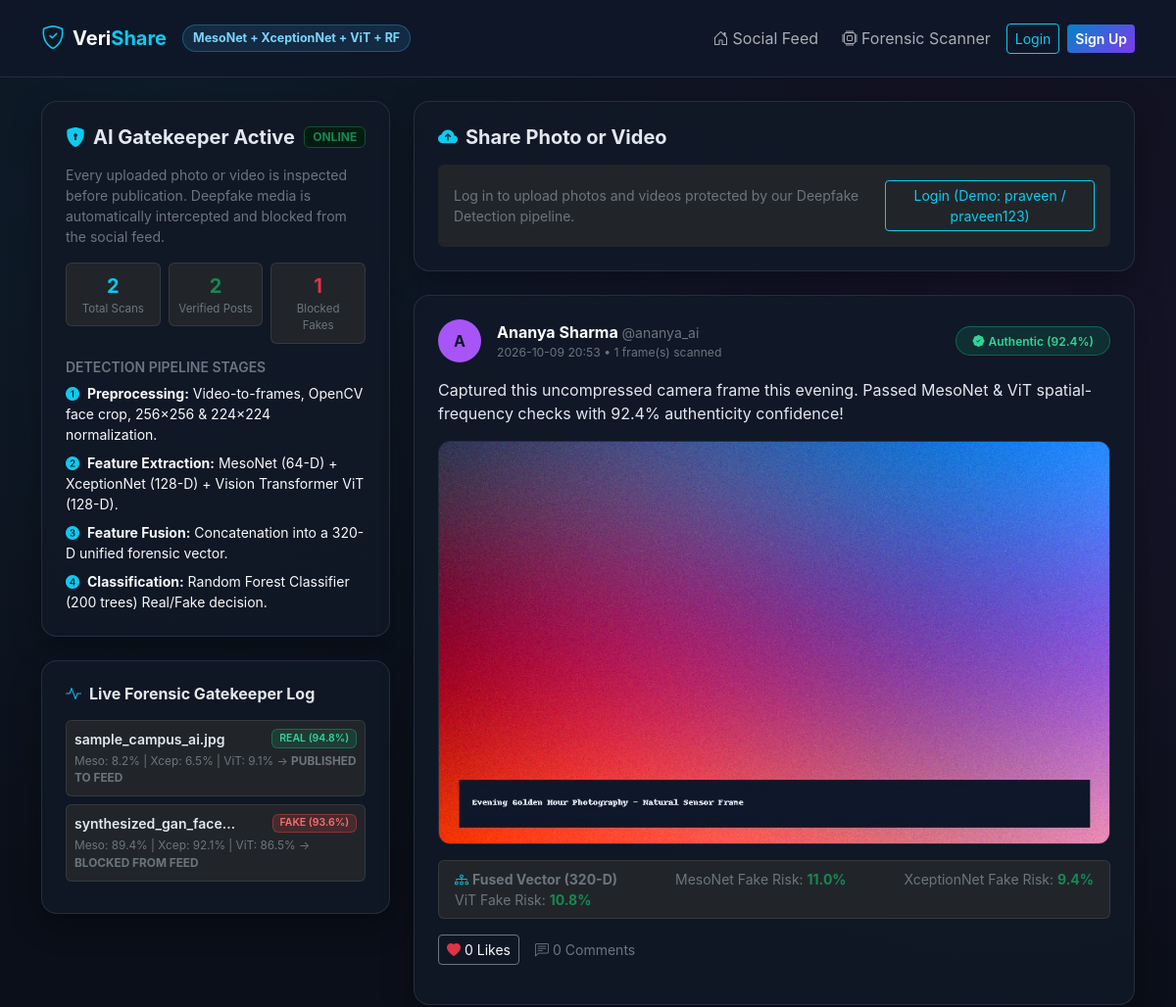
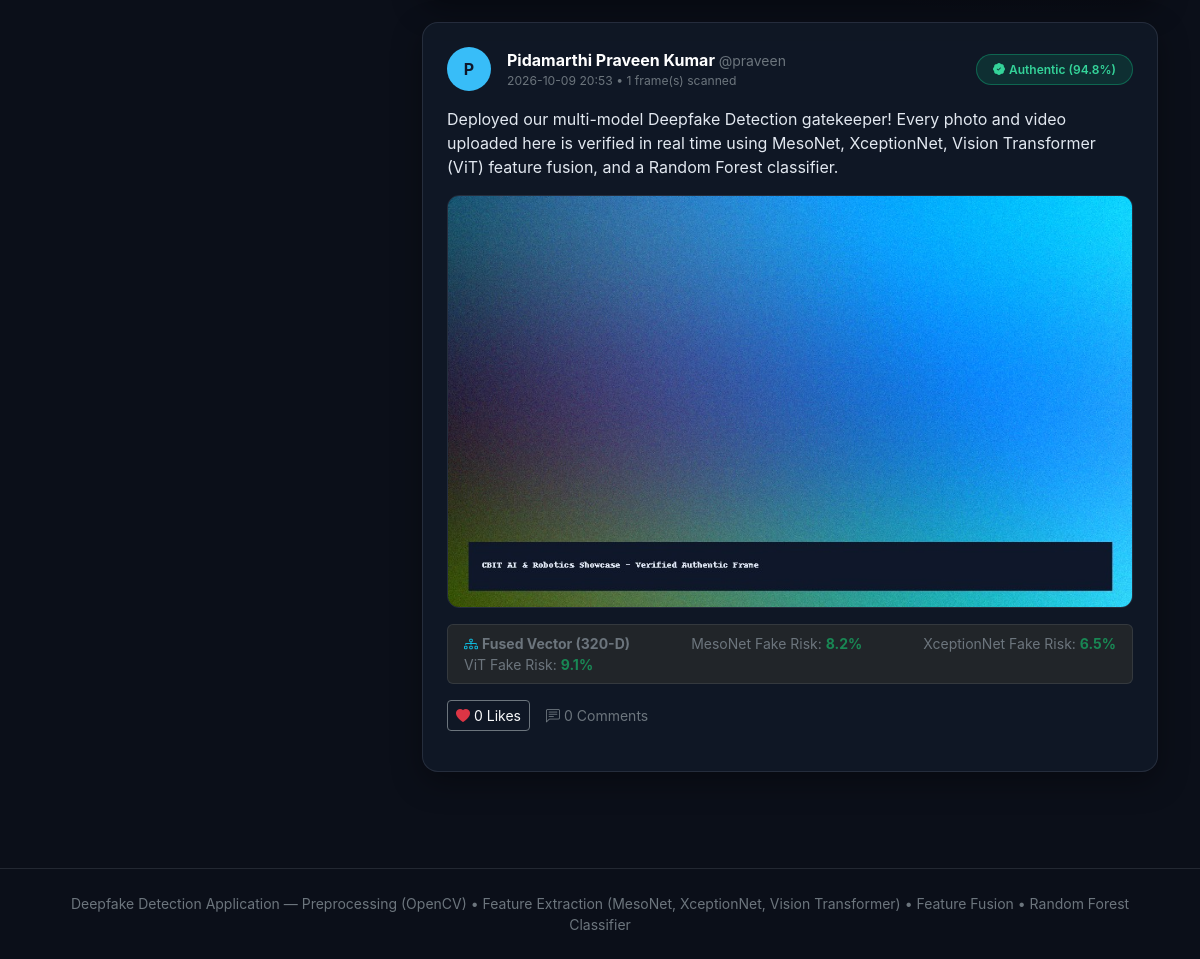
The page / on the database its author committed (2 pictures, top to bottom).
### tables this page shows
CREATE TABLE scan_logs (
            id INTEGER PRIMARY KEY AUTOINCREMENT,
            user_id INTEGER,
            filename TEXT NOT NULL,
            media_type TEXT NOT NULL,
            verdict TEXT NOT NULL,
            confidence REAL NOT NULL,
            meso_score REAL NOT NULL,
            xception_score REAL NOT NULL,
            vit_score REAL NOT NULL,
            action_taken TEXT NOT NULL,
            created_at TEXT NOT NULL
        );

CREATE TABLE posts (
            id INTEGER PRIMARY KEY AUTOINCREMENT,
            user_id INTEGER NOT NULL,
            caption TEXT NOT NULL,
            media_filename TEXT NOT NULL,
            media_type TEXT NOT NULL,
            authenticity_score REAL NOT NULL,
            meso_score REAL NOT NULL,
            xception_score REAL NOT NULL,
            vit_score REAL NOT NULL,
            frames_analyzed INTEGER DEFAULT 1,
            created_at TEXT NOT NULL,
            FOREIGN KEY (user_id) REFERENCES users (id)
        );

CREATE TABLE users (
            id INTEGER PRIMARY KEY AUTOINCREMENT,
            username TEXT UNIQUE NOT NULL,
            full_name TEXT NOT NULL,
            email TEXT UNIQUE NOT NULL,
            password_hash TEXT NOT NULL,
            bio TEXT DEFAULT 'AI & ML Enthusiast | Sharing verified authentic media.',
            avatar_color TEXT DEFAULT '#38bdf8',
            created_at TEXT NOT NULL
        );

### app.py (the view)
@app.route("/")
def index():
    db = get_db()
    posts = db.execute(
        """
        SELECT p.*, u.username, u.full_name, u.avatar_color,
               (SELECT COUNT(*) FROM likes l WHERE l.post_id = p.id) AS like_count
        FROM posts p
        JOIN users u ON p.user_id = u.id
        ORDER BY p.id DESC
        """
    ).fetchall()
    comments_by_post = {}
    for p in posts:
        c_rows = db.execute(
            """
            SELECT c.*, u.username, u.full_name
            FROM comments c
            JOIN users u ON c.user_id = u.id
            WHERE c.post_id = ?
            ORDER BY c.id ASC
            """,
            (p["id"],),
        ).fetchall()
        comments_by_post[p["id"]] = c_rows
    recent_logs = db.execute(
        "SELECT * FROM scan_logs ORDER BY id DESC LIMIT 6"
    ).fetchall()
    stats = {
        "total_posts": db.execute("SELECT COUNT(*) as c FROM posts").fetchone()["c"],
        "blocked_fakes": db.execute("SELECT COUNT(*) as c FROM scan_logs WHERE verdict = 'FAKE'").fetchone()["c"],
        "total_scans": db.execute("SELECT COUNT(*) as c FROM scan_logs").fetchone()["c"],
    }
    last_rejection = session.pop("last_rejection", None)
    return render_template(
        "index.html",
        posts=posts,
        comments_by_post=comments_by_post,
        recent_logs=recent_logs,
        stats=stats,
        last_rejection=last_rejection,
    )

### app.py (called while the page is built)
def get_db():
    if "db" not in g:
        g.db = sqlite3.connect(DATABASE_PATH)
        g.db.row_factory = sqlite3.Row
    return g.db

@app.context_processor
def inject_current_user():
    user = None
    if "user_id" in session:
        db = get_db()
        user = db.execute("SELECT * FROM users WHERE id = ?", (session["user_id"],)).fetchone()
    return {"current_user": user}

### templates/index.html (shortened to what this page needs)
{% extends "base.html" %}
{% block content %}
<div class="row g-4">
  <div class="col-lg-4">
    <div class="card-cyber p-4 mb-4">
      <div class="d-flex align-items-center justify-content-between mb-3">
        <h5 class="fw-bold mb-0"><i class="bi bi-shield-lock-fill text-info me-2"></i>AI Gatekeeper Active</h5>
        <span class="badge bg-success-subtle text-success border border-success-subtle">ONLINE</span>
      </div>
      <p class="text-secondary small mb-3">
        Every uploaded photo or video is inspected before publication. Deepfake media is automatically intercepted and blocked from the social feed.
      </p>
      <div class="row g-2 text-center mb-3">
        <div class="col-4">
          <div class="p-2 rounded bg-dark border border-secondary border-opacity-25">
            <div class="fs-5 fw-bold text-info">{{ stats.total_scans }}</div>
            <div class="text-secondary" style="font-size:0.72rem;">Total Scans</div>
          </div>
        </div>
        <div class="col-4">
          <div class="p-2 rounded bg-dark border border-secondary border-opacity-25">
            <div class="fs-5 fw-bold text-success">{{ stats.total_posts }}</div>
            <div class="text-secondary" style="font-size:0.72rem;">Verified Posts</div>
          </div>
        </div>
        <div class="col-4">
          <div class="p-2 rounded bg-dark border border-secondary border-opacity-25">
            <div class="fs-5 fw-bold text-danger">{{ stats.blocked_fakes }}</div>
            <div class="text-secondary" style="font-size:0.72rem;">Blocked Fakes</div>
          </div>
        </div>
      </div>
      <h6 class="text-uppercase text-secondary fw-semibold small mt-3 mb-2">Detection Pipeline Stages</h6>
      <ul class="list-unstyled small text-light mb-0">
        <li class="mb-2"><i class="bi bi-1-circle-fill text-info me-2"></i><strong>Preprocessing:</strong> Video-to-frames, OpenCV face crop, 256&times;256 &amp; 224&times;224 normalization.</li>
        <li class="mb-2"><i class="bi bi-2-circle-fill text-info me-2"></i><strong>Feature Extraction:</strong> MesoNet (64-D) + XceptionNet (128-D) + Vision Transformer ViT (128-D).</li>
        <li class="mb-2"><i class="bi bi-3-circle-fill text-info me-2"></i><strong>Feature Fusion:</strong> Concatenation into a 320-D unified forensic vector.</li>
        <li><i class="bi bi-4-circle-fill text-info me-2"></i><strong>Classification:</strong> Random Forest Classifier (200 trees) Real/Fake decision.</li>
      </ul>
    </div>
    <div class="card-cyber p-4">
      <h6 class="fw-bold mb-3"><i class="bi bi-activity text-info me-2"></i>Live Forensic Gatekeeper Log</h6>
      {% for log in recent_logs %}
        <div class="p-2 mb-2 rounded bg-dark border border-secondary border-opacity-25 small">
          <div class="d-flex justify-content-between align-items-center">
            <span class="text-truncate fw-semibold" style="max-width: 170px;">{{ log.filename }}</span>
            {% if log.verdict == 'FAKE' %}
              <span class="badge badge-fake">FAKE ({{ log.confidence }}%)</span>
            {% else %}
              <span class="badge badge-verified">REAL ({{ log.confidence }}%)</span>
            {% endif %}
          </div>
          <div class="text-secondary mt-1" style="font-size: 0.74rem;">
            Meso: {{ log.meso_score }}% | Xcep: {{ log.xception_score }}% | ViT: {{ log.vit_score }}% &rarr; <strong>{{ log.action_taken }}</strong>
          </div>
        </div>
      {% endfor %}
    </div>
  </div>
  <div class="col-lg-8">
    <div class="card-cyber p-4 mb-4">
      <h5 class="fw-bold mb-3"><i class="bi bi-cloud-arrow-up-fill text-info me-2"></i>Share Photo or Video</h5>
      {% if current_user %}
        <form action="{{ url_for('create_post') }}" method="POST" enctype="multipart/form-data">
          <div class="mb-3">
            <textarea name="caption" class="form-control bg-dark text-light border-secondary" rows="2" placeholder="What's happening, @{{ current_user.username }}? Share genuine photos or videos..."></textarea>
          </div>
          <div class="row g-3 align-items-center">
            <div class="col-md-6">
              <label class="form-label small text-secondary mb-1">Upload Photo (.jpg, .png) or Video (.mp4, .avi)</label>
              <input type="file" name="media" class="form-control form-control-sm bg-dark text-light border-secondary" accept="image/*,video/*" required>
            </div>
            <div class="col-md-4">
              <label class="form-label small text-secondary mb-1">Forensic Test Mode</label>
              <select name="simulation_mode" class="form-select form-select-sm bg-dark text-light border-secondary">
                <option value="auto" selected>Auto AI Detection (Default)</option>
                <option value="simulate_deepfake">Simulate Deepfake Attack (Test Block)</option>
                <option value="simulate_real">Verify Genuine Camera Feed</option>
              </select>
            </div>
            <div class="col-md-2 d-grid">
              <label class="form-label small text-secondary mb-1 d-none d-md-block">&nbsp;</label>
              <button type="submit" class="btn btn-gradient btn-sm py-2">
                <i class="bi bi-send-check me-1"></i>Post
              </button>
            </div>
          </div>
        </form>
      {% else %}
        <div class="d-flex align-items-center justify-content-between p-3 rounded bg-dark">
          <span class="text-secondary small">Log in to upload photos and videos protected by our Deepfake Detection pipeline.</span>
          <a href="{{ url_for('login') }}" class="btn btn-outline-info btn-sm">Login (Demo: praveen / praveen123)</a>
        </div>
      {% endif %}
    </div>
    {% for post in posts %}
      <div class="card-cyber p-4 mb-4">
        <div class="d-flex align-items-center justify-content-between mb-3">
          <div class="d-flex align-items-center gap-3">
            <div class="avatar-circle" style="background: {{ post.avatar_color }};">
              {{ post.full_name[0] | upper }}
            </div>
            <div>
              <div class="fw-bold text-white">{{ post.full_name }} <span class="text-secondary fw-normal small">@{{ post.username }}</span></div>
              <div class="text-secondary" style="font-size: 0.76rem;">{{ post.created_at }} &bull; {{ post.frames_analyzed }} frame(s) scanned</div>
            </div>
          </div>
          <span class="badge badge-verified px-3 py-2 rounded-pill">
            <i class="bi bi-patch-check-fill me-1"></i>Authentic ({{ post.authenticity_score }}%)
          </span>
        </div>
        <p class="mb-3">{{ post.caption }}</p>
        <div class="mb-3">
          {% if post.media_type == 'video' %}
            <video class="post-media" controls>
              <source src="{{ url_for('static', filename='uploads/' ~ post.media_filename) }}">
            </video>
          {% else %}
            <img src="{{ url_for('static', filename='uploads/' ~ post.media_filename) }}" alt="Post media" class="post-media">
          {% endif %}
        </div>
        <div class="p-2 px-3 rounded bg-dark border border-secondary border-opacity-25 d-flex flex-wrap justify-content-between align-items-center small text-secondary mb-3">
          <span><i class="bi bi-diagram-3 text-info me-1"></i><strong>Fused Vector (320-D)</strong></span>
          <span>MesoNet Fake Risk: <strong class="text-success">{{ post.meso_score }}%</strong></span>
          <span>XceptionNet Fake Risk: <strong class="text-success">{{ post.xception_score }}%</strong></span>
          <span>ViT Fake Risk: <strong class="text-success">{{ post.vit_score }}%</strong></span>
        </div>
        <div class="d-flex align-items-center gap-3 mb-3">
          <form action="{{ url_for('toggle_like', post_id=post.id) }}" method="POST" class="d-inline">
            <button type="submit" class="btn btn-outline-secondary btn-sm text-light">
              <i class="bi bi-heart-fill text-danger me-1"></i>{{ post.like_count }} Likes
            </button>
          </form>
          <span class="text-secondary small">
            <i class="bi bi-chat-left-text me-1"></i>{{ comments_by_post[post.id] | length }} Comments
          </span>
        </div>
      </div>
    {% endfor %}
  </div>
</div>
{% endblock %}

### templates/base.html (shortened to what this page needs)
<!DOCTYPE html>
<html lang="en" data-bs-theme="dark">
<head>
  <link href="https://cdn.jsdelivr.net/npm/bootstrap@5.3.3/dist/css/bootstrap.min.css" rel="stylesheet">
  <link href="https://cdn.jsdelivr.net/npm/bootstrap-icons@1.11.3/font/bootstrap-icons.min.css" rel="stylesheet">
</head>
<body>
  <nav class="navbar navbar-expand-lg navbar-glass sticky-top py-3">
    <div class="container">
      <a class="navbar-brand fw-bold d-flex align-items-center gap-2 text-white" href="{{ url_for('index') }}">
        <i class="bi bi-shield-check text-info fs-4"></i>
        <span>Veri<span class="text-info">Share</span></span>
        <span class="pipeline-pill ms-2 d-none d-md-inline">MesoNet + XceptionNet + ViT + RF</span>
      </a>
      <div class="collapse navbar-collapse" id="mainNav">
        <ul class="navbar-nav ms-auto align-items-lg-center gap-2">
          <li class="nav-item">
            <a class="nav-link" href="{{ url_for('index') }}"><i class="bi bi-house-door me-1"></i>Social Feed</a>
          </li>
          <li class="nav-item">
            <a class="nav-link" href="{{ url_for('forensic_scanner') }}"><i class="bi bi-cpu me-1"></i>Forensic Scanner</a>
          </li>
          {% if current_user %}
            <li class="nav-item ms-lg-2">
              <span class="badge bg-secondary-subtle text-light px-3 py-2 rounded-pill">
                <i class="bi bi-person-check text-info me-1"></i>@{{ current_user.username }}
              </span>
            </li>
            <li class="nav-item">
              <a class="btn btn-outline-light btn-sm ms-lg-2" href="{{ url_for('logout') }}">Logout</a>
            </li>
          {% else %}
            <li class="nav-item">
              <a class="btn btn-outline-info btn-sm" href="{{ url_for('login') }}">Login</a>
            </li>
            <li class="nav-item">
              <a class="btn btn-gradient btn-sm" href="{{ url_for('register') }}">Sign Up</a>
            </li>
          {% endif %}
        </ul>
      </div>
    </div>
  </nav>
  <main class="container py-4">
    {% block content %}{% endblock %}
  </main>
  <footer class="border-top border-secondary border-opacity-25 py-4 mt-5 text-center text-secondary small">
    <div class="container">
      Deepfake Detection Application &mdash; Preprocessing (OpenCV) &bull; Feature Extraction (MesoNet, XceptionNet, Vision Transformer) &bull; Feature Fusion &bull; Random Forest Classifier
    </div>
  </footer>
</body>
</html>

### templates/base.html (style rules this page uses)
:root { --bg-main: #0b0f19; --bg-card: #111827; --bg-elevated: #1e293b; --accent-cyan: #38bdf8; --accent-purple: #a855f7; --accent-green: #10b981; --accent-red: #ef4444; --border-subtle: rgba(148, 163, 184, 0.16); }
body { background: radial-gradient(circle at 15% 10%, rgba(56, 189, 248, 0.08), transparent 35%), radial-gradient(circle at 85% 20%, rgba(168, 85, 247, 0.08), transparent 35%), var(--bg-main); color: #e2e8f0; font-family: 'Inter', system-ui, -apple-system, sans-serif; min-height: 100vh; }
.navbar-glass { background: rgba(15, 23, 42, 0.88); backdrop-filter: blur(14px); border-bottom: 1px solid var(--border-subtle); }
.card-cyber { background: rgba(17, 24, 39, 0.92); border: 1px solid var(--border-subtle); border-radius: 16px; box-shadow: 0 10px 30px rgba(0, 0, 0, 0.35); }
.badge-verified { background: rgba(16, 185, 129, 0.15); color: #34d399; border: 1px solid rgba(16, 185, 129, 0.4); font-weight: 600; }
.badge-fake { background: rgba(239, 68, 68, 0.18); color: #f87171; border: 1px solid rgba(239, 68, 68, 0.4); font-weight: 600; }
.avatar-circle { width: 44px; height: 44px; border-radius: 50%; display: inline-flex; align-items: center; justify-content: center; font-weight: 700; color: #0f172a; flex-shrink: 0; }
.pipeline-pill { font-size: 0.78rem; padding: 4px 10px; border-radius: 999px; background: rgba(56, 189, 248, 0.12); border: 1px solid rgba(56, 189, 248, 0.3); color: #7dd3fc; }
.post-media { width: 100%; max-height: 460px; object-fit: cover; border-radius: 12px; border: 1px solid var(--border-subtle); }
.btn-gradient { background: linear-gradient(135deg, #0284c7, #7c3aed); border: none; color: #fff; font-weight: 600; }

### rows shown on the page
scan_logs: filename "sample_campus_ai.jpg", confidence "94.8", meso_score "8.2", xception_score "6.5", vit_score "9.1", action_taken "PUBLISHED TO FEED"
scan_logs: filename "synthesized_gan_face…", confidence "93.6", meso_score "89.4", xception_score "92.1", vit_score "86.5", action_taken "BLOCKED FROM FEED"
posts: full_name "A", full_name "Ananya Sharma", username "ananya_ai", created_at "2026-10-09 20:53", frames_analyzed "1", authenticity_score "92.4", caption "Captured this uncompressed camera frame this evening. Passed MesoNet & ViT spatial-frequency checks with 92.4% authenticity confidence!", media_filename (picture), meso_score "11.0", xception_score "9.4", vit_score "10.8", like_count "0", comments_by_post "0"
posts: full_name "P", full_name "Pidamarthi Praveen Kumar", username "praveen", created_at "2026-10-09 20:53", frames_analyzed "1", authenticity_score "94.8", caption "Deployed our multi-model Deepfake Detection gatekeeper! Every photo and video uploaded here is verified in real time using MesoNet, XceptionNet, Vision Transformer (ViT) feature fusion, and a Random Forest classifier.", media_filename (picture), meso_score "8.2", xception_score "6.5", vit_score "9.1", like_count "0", comments_by_post "0"

### other values the page prints
{{ stats.total_scans }} "2"
{{ stats.total_posts }} "2"
{{ stats.blocked_fakes }} "1"
